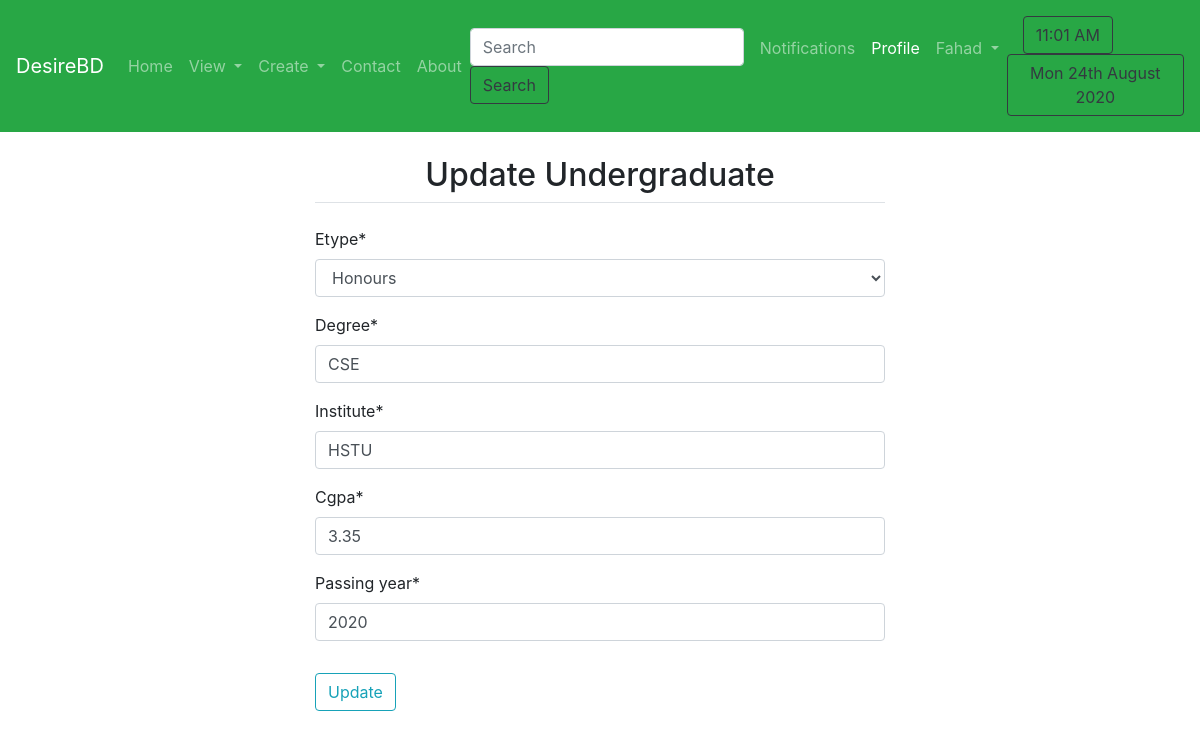
Page /profile/afterhsc/ (signed in) on the earlier database version.
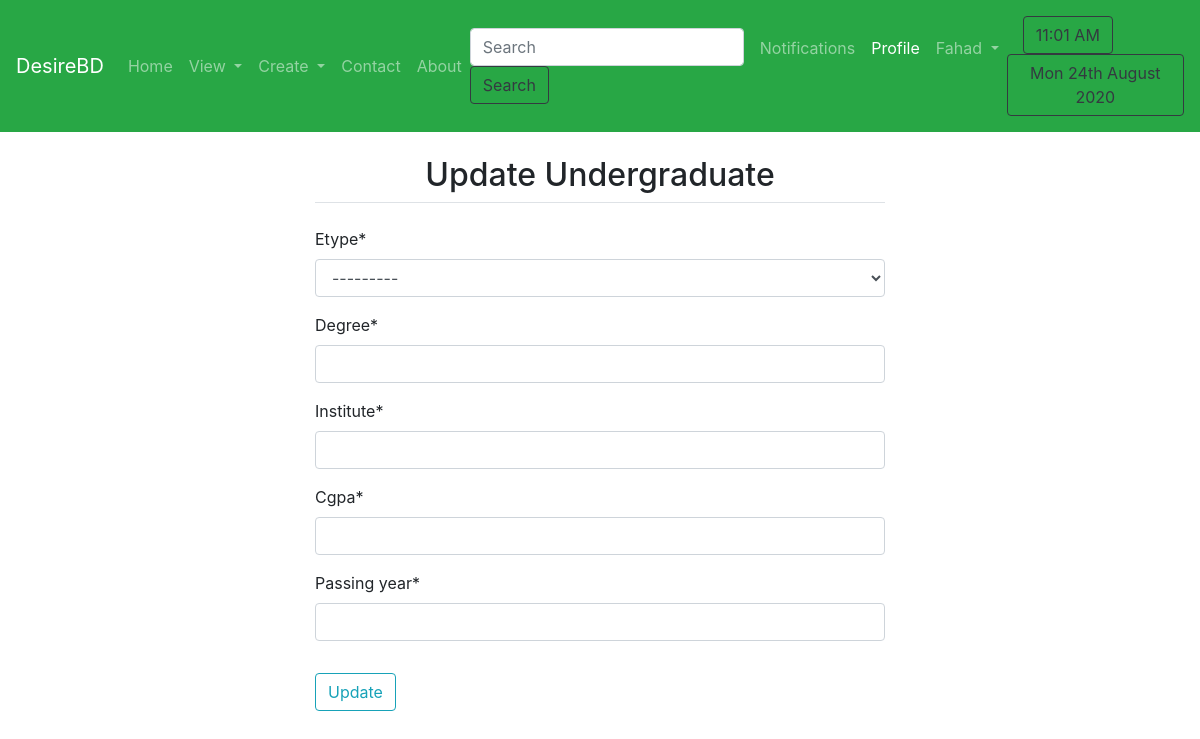
Same page on the later database version.
### person/models.py (models this page shows, shortened)
class AfterHsc(models.Model):
    DEGREE = (
        ('Honours', 'Honours'),
        ('Degree', 'Degree'),
        ('Diploma', 'Diploma'),
    )
    user = models.OneToOneField(User, on_delete=models.CASCADE, related_name='afterhsc')
    Etype = models.CharField(max_length=100, choices=DEGREE)
    degree=models.CharField(max_length=200)
    institute = models.CharField(max_length=200)
    cgpa = models.CharField(max_length=20)
    passing_year = models.IntegerField()

### person/views.py (the view)
# urls.py: path('afterhsc/', views.afterhsc, name='afterhsc'),
def afterhsc(request):
    try:
        instance = AfterHsc.objects.get(user=request.user)
    except AfterHsc.DoesNotExist:
        instance = None
    if request.method == 'POST':
        form = AfterHscForm(request.POST, instance=instance)
        if form.is_valid():
            if AfterHsc.objects.filter(user=request.user):
                obj = AfterHsc.objects.get(user=request.user)
                obj.user = request.user
                obj.degree = form.cleaned_data['degree']
                obj.institute = form.cleaned_data['institute']
                obj.cgpa = form.cleaned_data['cgpa']
                obj.Etype = form.cleaned_data['Etype']
                obj.passing_year = form.cleaned_data['passing_year']
                obj.save()
            else:
                user = request.user
                degree = form.cleaned_data['degree']
                institute = form.cleaned_data['institute']
                cgpa = form.cleaned_data['cgpa']
                Etype = form.cleaned_data['Etype']
                passing_year = form.cleaned_data['passing_year']
                useprofile = AfterHsc(user=user, degree=degree, institute=institute,cgpa=cgpa, Etype=Etype, passing_year=passing_year)
                useprofile.save()
            messages.success(request, 'Successfully updated.')
            return redirect('userprofile')
    else:
        form = AfterHscForm(instance=instance)
    context = {
        'form': form,
    }
    return render(request, 'person/updateafterhsc.html', context)

### person/forms.py
class AfterHscForm(ModelForm):
    class Meta:
        model = AfterHsc
        exclude = ['user']

### templates/person/updateafterhsc.html (shortened to what this page needs)
{% extends 'basic.html' %}
{% block userprofile %} active{% endblock userprofile %}
{% block body %}
{% load crispy_forms_tags %}
{% if user.is_authenticated %}
<div class="col-md-6 offset-md-3">
        <form action="/profile/afterhsc/" method="post" enctype="multipart/form-data">
            <fieldset class="form-group mx-auto">
                <legend class="border-bottom text-center mb-4"><h2>Update Undergraduate</h2></legend>
                {{ form|crispy }}
            </fieldset>
            <button class="btn btn-outline-info " type="submit" value="submit">Update </button>
        </form>
</div>
{% endif %}
{% endblock %}

Differences in the rows shown:
removed AfterHsc: Etype "Honours", degree "CSE", institute "HSTU", cgpa "3.35", passing_year "2020"
Other differences:
form field Etype: (not shown) → "---------"
